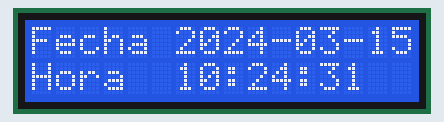
The sketch below on a simulated ESP32. Shown: 16×2 character LCD. WiFi joins after 1.5 s; servers stay silent unless stated; network time is answered at once with the bench clock; the local clock reads 2024-03-15 10:24:30 at power-on unless the sketch sets it; what the sketch prints to the serial monitor is not drawn.

Above: at 1.7 s.
At 4.1 s:
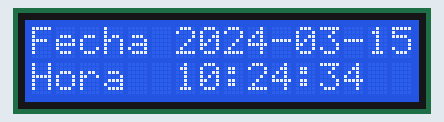
At 7.1 s:
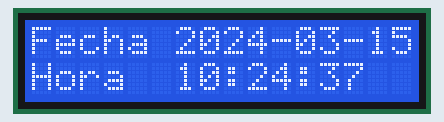
At 11.1 s:
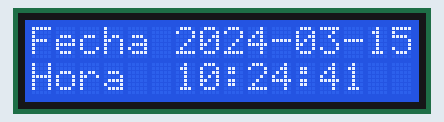
At 20.2 s:
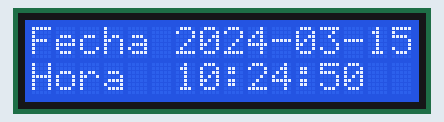
At 38.1 s:
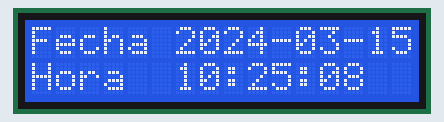

The sketch:

relog32.ino
```cpp
#include <LiquidCrystal_I2C.h>
#include <WiFi.h>
#include <NTPClient.h>
#include <WiFiUdp.h>
#include <Wire.h>

#define I2C_SCL 22
#define I2C_SDA 23
#define COLUMNAS_LCD 16
#define FILAS_LCD 2
#define DIRECCION_LCD 0x27
LiquidCrystal_I2C lcd(DIRECCION_LCD, COLUMNAS_LCD, FILAS_LCD);

const char* ssid     = "Movistar";
const char* password = "cielo2015";

// Define NTP Client
WiFiUDP ntpUDP;
NTPClient timeClient(ntpUDP);

// Variables
String formato;
String fecha;
String hora;

void setup() {
  Serial.begin(115200);
//WIFI
  Serial.print("Connecting to ");
  Serial.println(ssid);
  WiFi.begin(ssid, password);
  while (WiFi.status() != WL_CONNECTED) {
    delay(500);
    Serial.print(".");
  }
  Serial.println("");
  Serial.println("WiFi connected.");
  Serial.println("IP address: ");
  Serial.println(WiFi.localIP());
// Iniciar NTPClient
  timeClient.begin();
//Ajustar zona horaria
  // GMT +8 = 28800
  // GMT +1 = 3600
  // GMT 0 = 0
  // GMT -1 = -3600
  // GMT -3 = -10800 argentina
  timeClient.setTimeOffset(-10800);
lcd.begin(I2C_SDA, I2C_SCL);
lcd.backlight();
//lcd.noBacklight();
}
void loop() {

fechayhora();

pantalla();

delay(100);
}


void fechayhora(){
//verificar la obtencion de datos
while(!timeClient.update()) {
timeClient.forceUpdate();}
//el formato es el siguiente 2021-11-10T16:00:13Z
formato = timeClient.getFormattedDate();
Serial.println(formato);

//se necesita extraer por separado fecha y hora
// Extraer fecha
int splitT = formato.indexOf("T");
fecha = formato.substring(0, splitT);
Serial.print("Fecha: ");
Serial.println(fecha);
// Extraer hora
hora = formato.substring(splitT+1, formato.length()-1);
Serial.print("Hora: ");
Serial.println(hora);}

void pantalla(){
lcd.setCursor(0,0);
lcd.print("Fecha");
lcd.setCursor(6,0);
lcd.print(fecha);

lcd.setCursor(0,1);
lcd.print("Hora ");
lcd.setCursor(6,1);
lcd.print(hora);
}
```

Measured:
- what the display in image 0 shows lasts 0.5 s, from 1.6 s to 2.1 s
- what the display in image 1 shows lasts 1.0 s, from 4.1 s to 5.1 s
